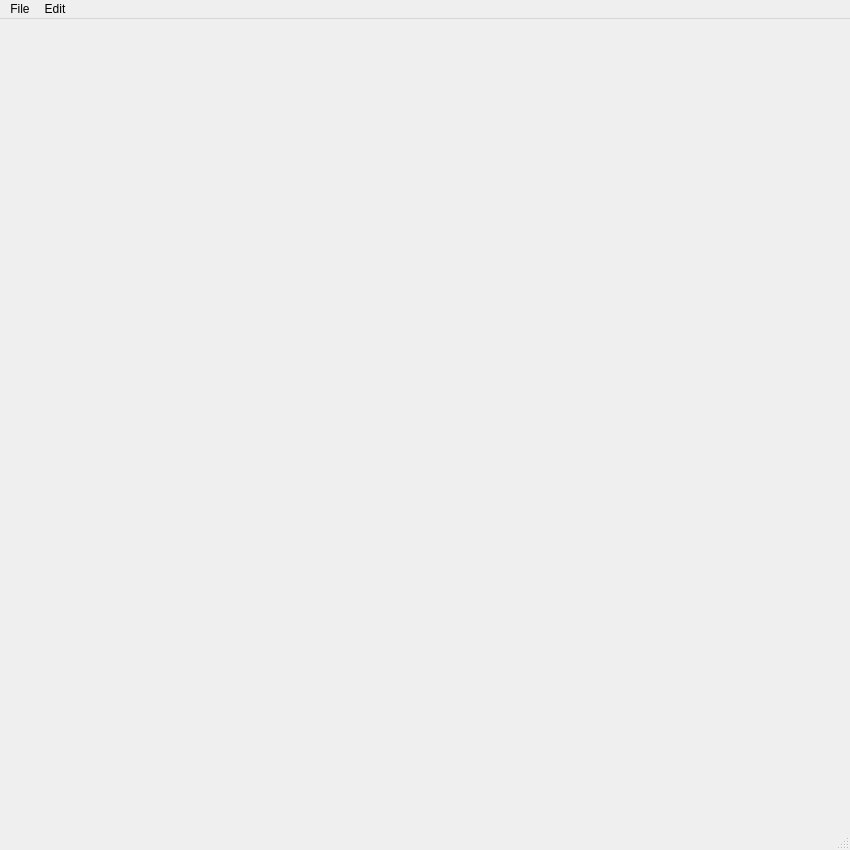
<?xml version="1.0" encoding="UTF-8"?>
<ui version="4.0">
 <class>MainWindow</class>
 <widget class="QMainWindow" name="MainWindow">
  <property name="geometry">
   <rect>
    <x>0</x>
    <y>0</y>
    <width>850</width>
    <height>850</height>
   </rect>
  </property>
  <property name="minimumSize">
   <size>
    <width>850</width>
    <height>850</height>
   </size>
  </property>
  <property name="windowTitle">
   <string>UML Editor</string>
  </property>
  <widget class="QWidget" name="centralwidget">
   <property name="sizePolicy">
    <sizepolicy hsizetype="Expanding" vsizetype="Expanding">
     <horstretch>0</horstretch>
     <verstretch>0</verstretch>
    </sizepolicy>
   </property>
   <property name="minimumSize">
    <size>
     <width>0</width>
     <height>0</height>
    </size>
   </property>
  </widget>
  <widget class="QMenuBar" name="menubar">
   <property name="geometry">
    <rect>
     <x>0</x>
     <y>0</y>
     <width>850</width>
     <height>22</height>
    </rect>
   </property>
   <widget class="QMenu" name="menuFile">
    <property name="title">
     <string>File</string>
    </property>
    <addaction name="actionSave"/>
    <addaction name="actionLoad"/>
    <addaction name="actionExit"/>
   </widget>
   <widget class="QMenu" name="menuEdit">
    <property name="title">
     <string>Edit</string>
    </property>
    <addaction name="actionAdd_Class"/>
   </widget>
   <addaction name="menuFile"/>
   <addaction name="menuEdit"/>
  </widget>
  <widget class="QStatusBar" name="statusbar"/>
  <action name="actionSave">
   <property name="text">
    <string>Save</string>
   </property>
  </action>
  <action name="actionLoad">
   <property name="text">
    <string>Load</string>
   </property>
  </action>
  <action name="actionAdd_Class">
   <property name="text">
    <string>Add Class</string>
   </property>
  </action>
  <action name="actionList">
   <property name="text">
    <string>List</string>
   </property>
  </action>
  <action name="actionHelp">
   <property name="text">
    <string>Help</string>
   </property>
  </action>
  <action name="actionExit">
   <property name="text">
    <string>Exit</string>
   </property>
  </action>
 </widget>
 <resources/>
 <connections/>
</ui>
